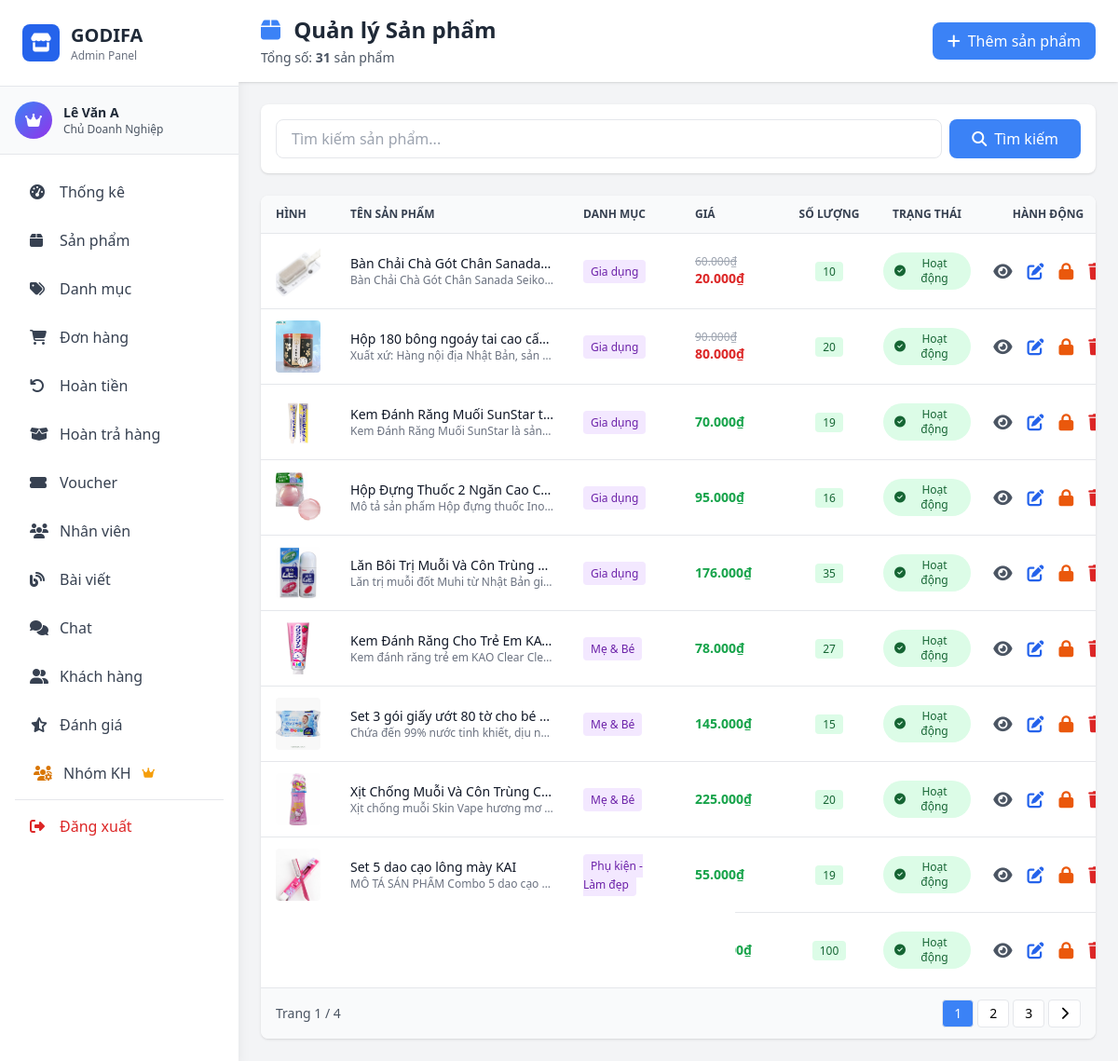
Page /admin/pages/products.php (signed in) on the earlier database version.
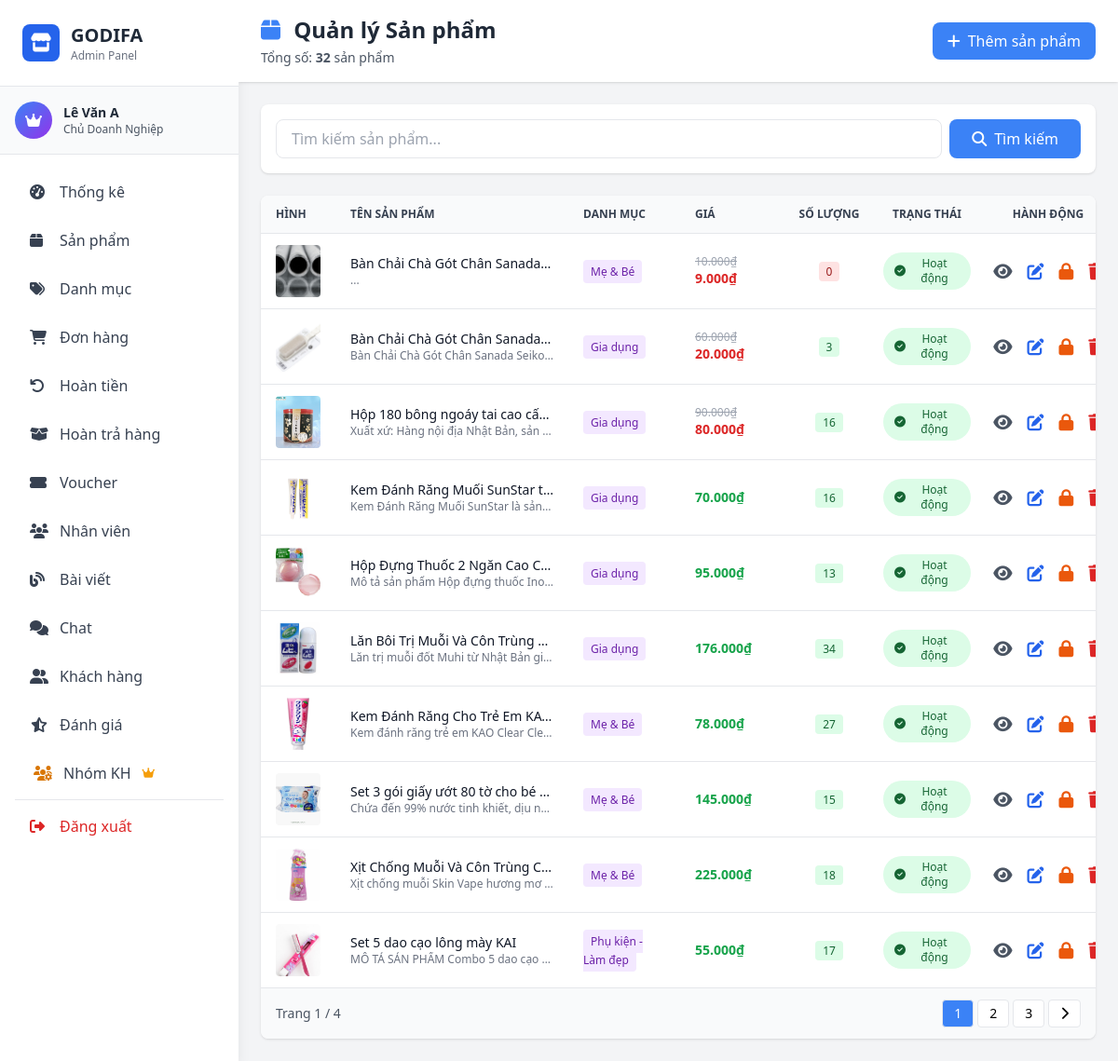
Same page on the later database version.
### tables this page shows
CREATE TABLE IF NOT EXISTS `product` (
  `productID` int NOT NULL AUTO_INCREMENT,
  `productName` varchar(150) NOT NULL,
  `SKU_MRK` varchar(30) NOT NULL,
  `stockQuantity` int NOT NULL,
  `price` float NOT NULL,
  `promotional_price` float DEFAULT NULL,
  `description` varchar(500) NOT NULL,
  `image` varchar(100) NOT NULL,
  `categoryID` int NOT NULL,
  `status` tinyint(1) NOT NULL DEFAULT '1' COMMENT '1=Hoạt động, 0=Đã khóa',
  PRIMARY KEY (`productID`),
  KEY `fk_product_category` (`categoryID`)
);

CREATE TABLE IF NOT EXISTS `category` (
  `categoryID` int NOT NULL AUTO_INCREMENT,
  `categoryName` varchar(150) NOT NULL,
  `status` tinyint(1) NOT NULL DEFAULT '1' COMMENT '1=Active, 0=Inactive',
  PRIMARY KEY (`categoryID`)
);

### model/mProduct.php (called while the page is built, shortened)
<?php
require_once __DIR__ . '/database.php';
class Product {
    private $conn;
    public function __construct() {
        $db = new clsKetNoi();
        $this->conn = $db->moKetNoi();
    }
    public function getAllProducts($limit = null, $offset = 0) {
        $sql = "SELECT p.*, c.categoryName
                FROM product p
                LEFT JOIN category c ON p.categoryID = c.categoryID
                ORDER BY p.productID DESC";
        $result = mysqli_query($this->conn, $sql);
        $products = [];
        while ($row = mysqli_fetch_assoc($result)) {
            $products[] = $row;
        }
        return $products;
    }
}
?>

### model/database.php (called while the page is built, shortened)
<?php
class Database {
    private static $instance = null;
    private $connection;
    private function __construct() {
        try {
            $this->connection = mysqli_connect(
                self::DB_HOST,
                self::DB_USER,
                self::DB_PASS,
                self::DB_NAME
            );
            mysqli_set_charset($this->connection, self::DB_CHARSET);
        } catch (Exception $e) {
            die("Database Error: " . $e->getMessage());
        }
    }
    public static function getInstance() {
        if (self::$instance === null) {
            self::$instance = new self();
        }
        return self::$instance;
    }
    public function getConnection() {
        return $this->connection;
    }
}
class clsKetNoi {
    public function moKetNoi() {
        return Database::getInstance()->getConnection();
    }
}

### model/mCategory.php (called while the page is built, shortened)
<?php
require_once __DIR__ . '/database.php';
class Category {
    public function __construct() {
        $db = new clsKetNoi();
    }
}
?>

### controller/admin/cProduct.php (called while the page is built, shortened)
<?php
require_once __DIR__ . '/../../model/mProduct.php';
require_once __DIR__ . '/../../model/mCategory.php';
class cProduct {
    private $productModel;
    public function __construct() {
        $this->productModel = new Product();
    }
    public function getAllProducts() {
        return $this->productModel->getAllProducts();
    }
}
?>

### admin/middleware/auth.php (called while the page is built, shortened)
<?php
function hasPermission($permission) {
    global $rolePermissions;
    $userRole = $_SESSION['role_id'] ?? 0;
    if ($userRole == ROLE_OWNER) {
        return true;
    }
    return in_array($permission, $rolePermissions[$userRole]);
}
?>

### admin/pages/products.php (the view, shortened to what the rows shown need)
<?php
require_once __DIR__ . '/../middleware/auth.php';
require_once __DIR__ . '/../../controller/admin/cProduct.php';
$productController = new cProduct();
$page = isset($_GET['p']) ? intval($_GET['p']) : 1;
$limit = 10;
$offset = ($page - 1) * $limit;
$search = isset($_GET['search']) ? trim($_GET['search']) : '';
if ($search) {
    $products = $productController->searchProducts($search);
    $totalRows = count($products);
    $products = array_slice($products, $offset, $limit);
} else {
    $products = $productController->getAllProducts();
    $products = array_slice($products, $offset, $limit);
}
include __DIR__ . '/../includes/header.php';
?>
<div class="flex h-screen bg-gray-100">
    <?php
include __DIR__ . '/../includes/sidebar.php'; ?>
    <div class="flex-1 overflow-y-auto ml-64">
        <div class="bg-white shadow sticky top-0 z-10">
            <div class="px-4 md:px-6 py-4 flex flex-wrap justify-between items-center gap-4">
                <div>
                    <h1 class="text-xl md:text-2xl font-bold text-gray-800">
                        <i class="fas fa-box text-blue-500 mr-2"></i>
                        Quản lý Sản phẩm
                    </h1>
                </div>
            </div>
        </div>
        <div class="p-4 md:p-6">
            <div class="bg-white rounded-lg shadow overflow-hidden">
                <div class="overflow-x-auto">
                    <table class="w-full">
                        <thead class="bg-gray-50 border-b">
                            <tr>
                                <th class="px-4 py-3 text-left text-xs font-semibold text-gray-700 uppercase" style="width: 80px;">Hình</th>
                                <th class="px-4 py-3 text-left text-xs font-semibold text-gray-700 uppercase" style="width: 250px;">Tên sản phẩm</th>
                                <th class="px-4 py-3 text-left text-xs font-semibold text-gray-700 uppercase" style="width: 120px;">Danh mục</th>
                                <th class="px-4 py-3 text-left text-xs font-semibold text-gray-700 uppercase" style="width: 110px;">Giá</th>
                                <th class="px-2 py-3 text-center text-xs font-semibold text-gray-700 uppercase" style="width: 100px;">Số lượng</th>
                                <th class="px-2 py-3 text-center text-xs font-semibold text-gray-700 uppercase" style="width: 110px;">Trạng thái</th>
                                <th class="px-2 py-3 text-center text-xs font-semibold text-gray-700 uppercase" style="width: 150px;">Hành động</th>
                            </tr>
                        </thead>
                        <tbody class="divide-y divide-gray-200">
                            <?php
if (empty($products)): ?>
                            <tr>
                                <td colspan="7" class="px-4 py-8 text-center text-gray-500">
                                    <i class="fas fa-inbox text-4xl mb-2"></i>
                                    <p>Không có sản phẩm nào</p>
                                </td>
                            </tr>
                            <?php
else: ?>
                                <?php
foreach ($products as $product): ?>
                                <tr class="hover:bg-gray-50">
                                    <td class="px-4 py-3">
                                        <?php
if ($product['image']): ?>
                                        <img src="<?php
echo BASE_URL; ?>image/<?php
echo htmlspecialchars($product['image']); ?>"
                                             alt="<?php
echo htmlspecialchars($product['productName']); ?>"
                                             class="w-14 h-14 object-cover rounded">
                                        <?php
else: ?>
                                        <div class="w-14 h-14 bg-gray-200 rounded flex items-center justify-center">
                                            <i class="fas fa-image text-gray-400"></i>
                                        </div>
                                        <?php
endif; ?>
                                    </td>
                                    <td class="px-4 py-3 text-sm">
                                        <div onclick='openViewModal(<?php
echo json_encode($product, JSON_HEX_APOS); ?>)' class="font-medium text-gray-900 truncate cursor-pointer hover:text-blue-600" style="max-width: 250px;" title="Xem chi ti?t: <?php
echo htmlspecialchars($product['productName']); ?>">
                                            <?php
echo htmlspecialchars($product['productName']); ?>
                                        </div>
                                        <div class="text-xs text-gray-500 truncate" style="max-width: 250px;">
                                            <?php
echo htmlspecialchars(mb_substr($product['description'], 0, 40)); ?>...
                                        </div>
                                    </td>
                                    <td class="px-4 py-3 text-sm">
                                        <span class="px-2 py-1 bg-purple-100 text-purple-800 rounded text-xs">
                                            <?php
echo htmlspecialchars($product['categoryName'] ?? 'N/A'); ?>
                                        </span>
                                    </td>
                                    <td class="px-4 py-3 text-sm">
                                        <?php
if (!empty($product['promotional_price']) && $product['promotional_price'] > 0): ?>
                                            <div class="flex flex-col">
                                                <span class="text-gray-400 line-through text-xs"><?php
echo number_format($product['price'], 0, ',', '.'); ?>₫</span>
                                                <span class="font-semibold text-red-600"><?php
echo number_format($product['promotional_price'], 0, ',', '.'); ?>₫</span>
                                            </div>
                                        <?php
else: ?>
                                            <span class="font-semibold text-green-600"><?php
echo number_format($product['price'], 0, ',', '.'); ?>₫</span>
                                        <?php
endif; ?>
                                    </td>
                                    <td class="px-2 py-3 text-center text-sm">
                                        <span class="px-2 py-0.5 <?php
echo $product['stockQuantity'] > 0 ? 'bg-green-100 text-green-800' : 'bg-red-100 text-red-800'; ?> rounded text-xs font-medium">
                                            <?php
echo $product['stockQuantity']; ?>
                                        </span>
                                    </td>
                                    <td class="px-2 py-3 text-center text-sm">
                                        <span class="px-3 py-1 <?php
echo $product['status'] == 1 ? 'bg-green-100 text-green-800' : 'bg-red-100 text-red-800'; ?> rounded-full text-xs font-medium inline-flex items-center">
                                            <i class="fas fa-<?php
echo $product['status'] == 1 ? 'check-circle' : 'times-circle'; ?> mr-1"></i>
                                            <?php
echo $product['status'] == 1 ? 'Hoạt động' : 'Đã khóa'; ?>
                                        </span>
                                    </td>
                                    <td class="px-2 py-3 text-center">
                                        <div class="flex justify-center items-center space-x-2">
                                            <button onclick='openViewModal(<?php
echo json_encode($product, JSON_HEX_APOS); ?>)'
                                                    class="text-gray-600 hover:text-blue-600" title="Xem chi tiết">
                                                <i class="fas fa-eye text-lg"></i>
                                            </button>
                                            <?php
if (hasPermission('manage_products')): ?>
                                            <button onclick='openEditModal(<?php
echo json_encode($product, JSON_HEX_APOS); ?>)'
                                                    class="text-blue-600 hover:text-blue-800" title="Sửa">
                                                <i class="fas fa-edit text-lg"></i>
                                            </button>
                                            <?php
if ($product['status'] == 1): ?>
                                            <button onclick="toggleStatus(<?php
echo $product['productID']; ?>)"
                                                    class="text-orange-600 hover:text-orange-800" title="Khóa sản phẩm">
                                                <i class="fas fa-lock text-lg"></i>
                                            </button>
                                            <?php
endif; ?>
                                            <?php
if (hasPermission('delete_product')): ?>
                                            <button onclick="deleteProduct(<?php
echo $product['productID']; ?>)"
                                                    class="text-red-600 hover:text-red-800" title="Xóa">
                                                <i class="fas fa-trash text-lg"></i>
                                            </button>
                                            <?php
endif; ?>
                                            <?php
else: ?>
                                            <span class="text-gray-400 text-sm">Không có quyền</span>
                                            <?php
endif; ?>
                                        </div>
                                    </td>
                                </tr>
                                <?php
endforeach; ?>
                            <?php
endif; ?>
                        </tbody>
                    </table>
                </div>
            </div>
        </div>
    </div>
</div>
<?php
include __DIR__ . '/../includes/footer.php'; ?>

Differences in the rows shown:
no longer on this page (row edited): product: image (picture), price "115.000", stockQuantity "100", status 1 (drawn)
added product: image (picture), productName "Bàn Chải Chà Gót Chân Sanada…", categoryID.categoryName "Mẹ & Bé", price "10.000", promotional_price "9.000", stockQuantity "0", status 1 (drawn)
changed product "Bàn Chải Chà Gót Chân Sanada Seiko…": stockQuantity "10" → "3"
changed product "Hộp 180 bông ngoáy tai cao cấ…": stockQuantity "20" → "16"
changed product "Kem Đánh Răng Muối SunStar t…": stockQuantity "19" → "16"
changed product "Hộp Đựng Thuốc 2 Ngăn Cao C…": stockQuantity "16" → "13"
changed product "Lăn Bôi Trị Muỗi Và Côn Trùng…": stockQuantity "35" → "34"
changed product "Xịt Chống Muỗi Và Côn Trùng C…": stockQuantity "20" → "18"
changed product "Set 5 dao cạo lông mày KAI": stockQuantity "19" → "17"
Other differences:
$totalRows: "31" → "32"
